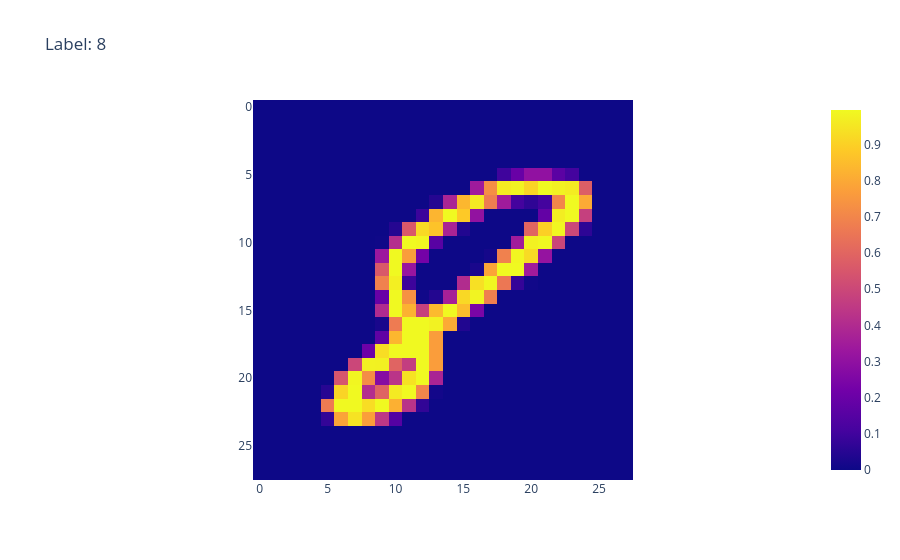

Notebook code for this chart:
### Code cell
show_random_sample()

### Figure 1 — Plotly figure (JSON) as saved in the notebook; plotly's stock layout.template omitted (floating-point values rounded to 4 significant figures; data arrays with more than 128 entries replaced by an {"elided": "..."} marker saying what was removed)
{"data": [{"coloraxis": "coloraxis", "hovertemplate": "x: %{x}<br>y: %{y}<br>color: %{z}<extra></extra>", "name": "0", "type": "heatmap", "xaxis": "x", "yaxis": "y", "z": {"elided": "28x28 float values"}}], "layout": {"coloraxis": {"colorscale": [[0, "#0d0887"], [0.1111, "#46039f"], [0.2222, "#7201a8"], [0.3333, "#9c179e"], [0.4444, "#bd3786"], [0.5556, "#d8576b"], [0.6667, "#ed7953"], [0.7778, "#fb9f3a"], [0.8889, "#fdca26"], [1, "#f0f921"]]}, "title": {"text": "Label: 8"}, "xaxis": {"anchor": "y", "constrain": "domain", "domain": [0, 1], "scaleanchor": "y"}, "yaxis": {"anchor": "x", "autorange": "reversed", "constrain": "domain", "domain": [0, 1]}}}
